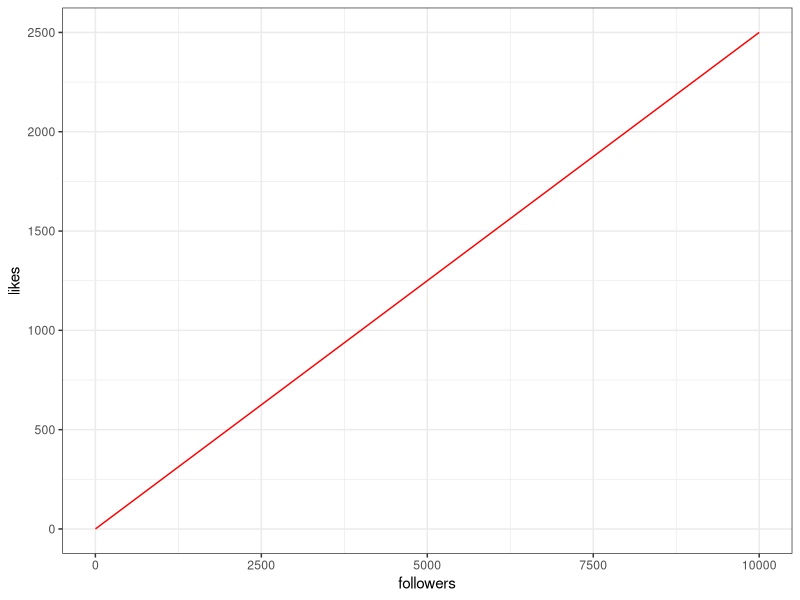
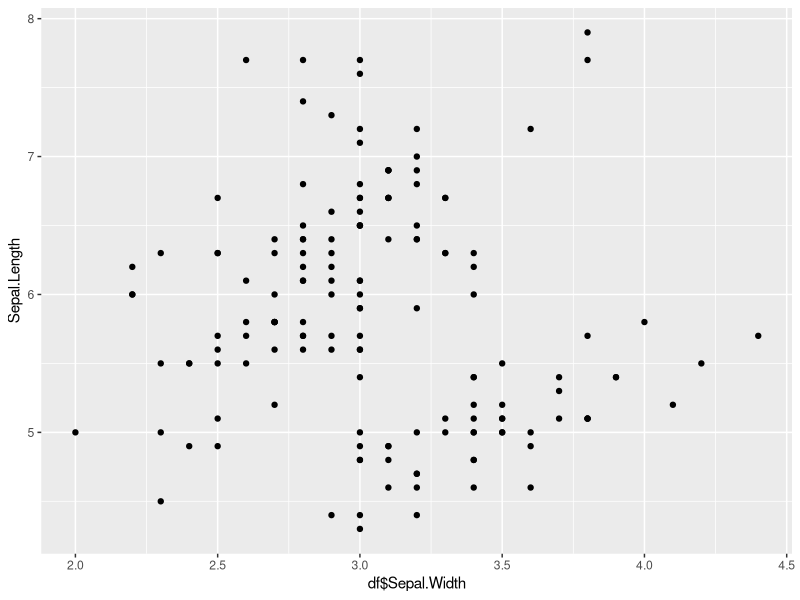
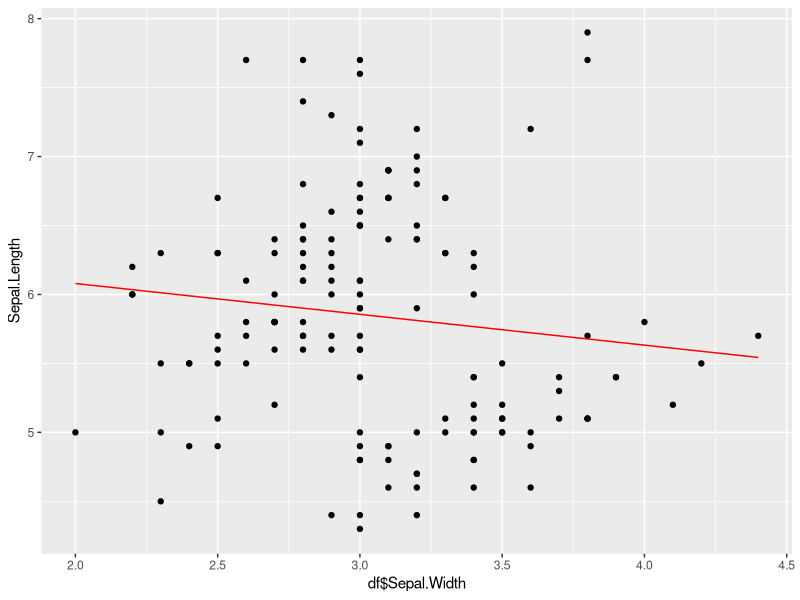

R code for these plots, in order:
## ---- chunk 1
knitr::opts_chunk$set(echo = TRUE)
## ---- chunk 2
followers <- 1:10000
likes <- 0.25*followers + 0

df <- data.frame(followers, likes)

library(ggplot2)
ggplot(df) + 
  geom_line(aes(x=followers,y=likes), color = 'red') + 
  theme_bw()

## ---- chunk 3

df <- iris
ggplot(df) +
  geom_point(aes(x=df$Sepal.Width, y=Sepal.Length))

library(dplyr)
df <- select(df, Sepal.Width, Sepal.Length)

lm(Sepal.Length ~ Sepal.Width, df)

df$model <- 6.5262 + df$Sepal.Width*(-0.2234)

ggplot(df) +
  geom_point(aes(x=df$Sepal.Width, y=Sepal.Length)) + 
  geom_line(aes(x=df$Sepal.Width, y=df$model), color = 'red')

